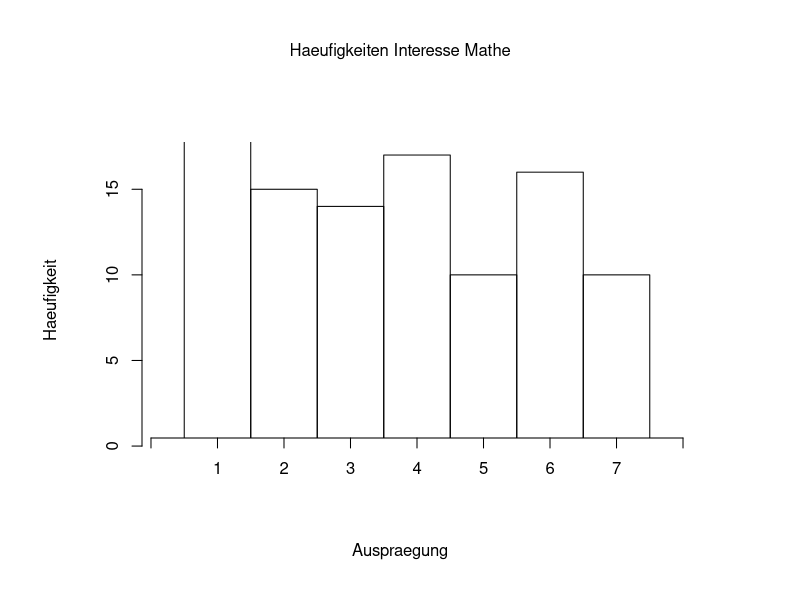
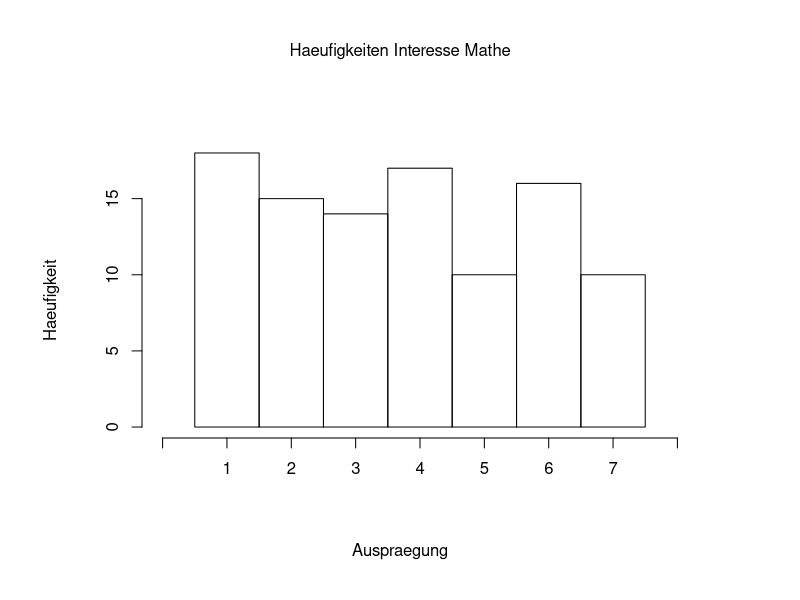
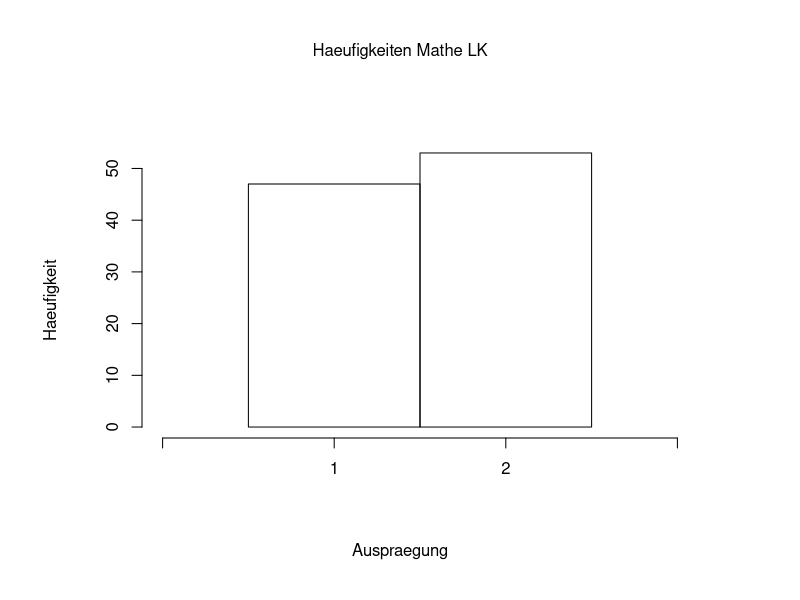
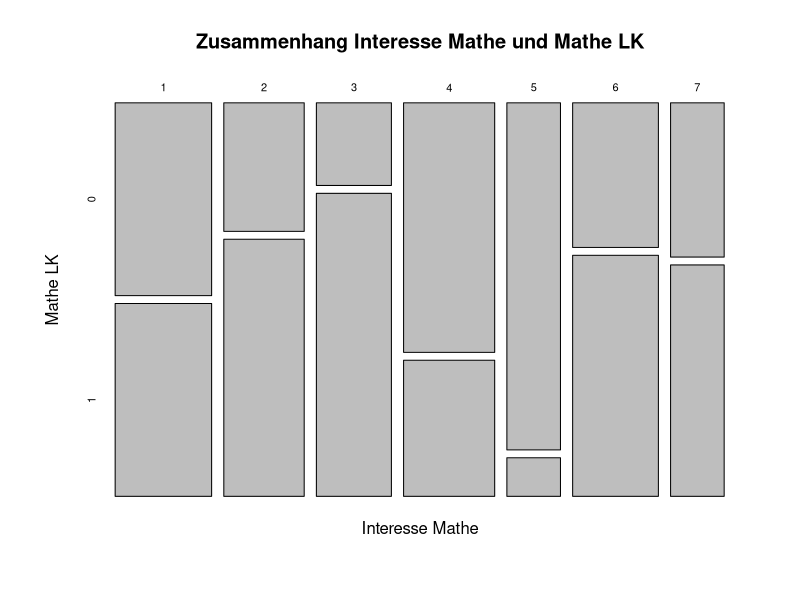
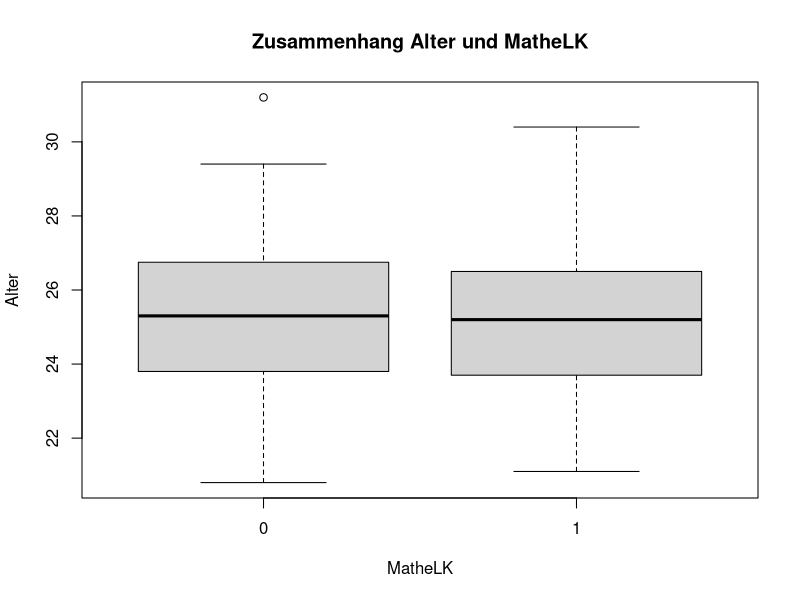
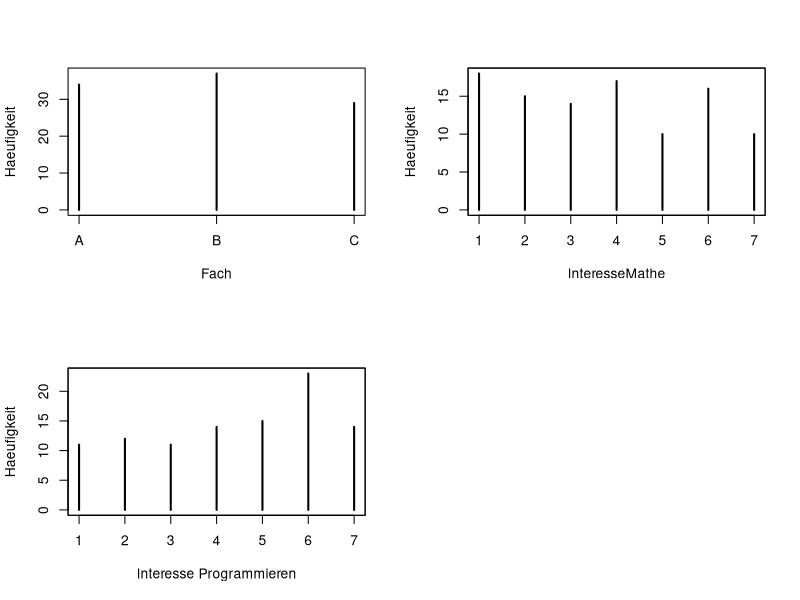

Reproduce these figures in R, in order. (Note: this script raises an error after producing the figures.)
#Hier die Funktionen zur Auswertung
test <- data.frame("alter"=round(rnorm(100, mean = 25,sd = 2),1),
                   "fach"=factor(sample(c("A", "B", "C"),100, rep=T)),
                   "IntMath" = factor(sample(1:7, 100, rep=T)),
                   "IntPro" = factor(sample(1:7, 100, rep=T)),
                   "MLK" = factor(sample(0:1, 100, rep=T))                   )

# (a) Eine Funktion, die verschiedene geeignete deskriptive Statistiken
# fuer metrische Variablen berechnet und ausgibt

metric <- function(v, name, boxpl=FALSE){
  if(boxpl){boxplot(v, xlab=name, main=paste("Auswertung", name))}
  return(c(summary(v), "Varianz"=var(v)))
}
#Test
metric(test$alter, "Alter")



# b) Eine Funktion, die verschiedene geeignete deskriptive Statistiken
# fuer kategoriale Variablen berechnet und ausgibt.
# Erstellt den Modus, die absolute Haeufigkeit und die relative Haeufigkeit.

kateg <- function(v, name, plot=TRUE){
  tab <- table(v)
  mod <- names(which(table(v)==max(table(v))))
  
  #Grafik
  if(plot){
    n <- length(levels(as.factor(v)))
    maH <- max(table(v))
    plot.new()
    plot.window(xlim=c(0,n+1), ylim=c(0,maH))
    par(oma=c(3,3,3,3))
    axis(1, at=0:(n+1), labels = c("",1:n,""))
    axis(2)
    rect(xleft=(1:n)-0.5, ybottom=0, xright=(1:n)+0.5, ytop=table(v))
    mtext(text=paste("Haeufigkeiten", name),side = 3, outer=TRUE)
    mtext("Auspraegung", 1, outer = TRUE)
    mtext("Haeufigkeit", 2, outer = TRUE)
  }
  return(list("Modus"=mod, "abs. Haeufigkeiten"=tab, "rel. Haeufigkeiten"=tab*(1/length(v))))
}
#Test
kateg(test$IntMath, "Interesse Mathe")

# (c) Eine Funktion, die geeignete deskriptive bivariate Statistiken fuer
# den Zusammenhang zwischen zwei kategorialen Variablen
# berechnet ausgibt.
# Erstellt die gemeinsame Haeufigkeit und die dazugehoerige relative 
# Haeufigkeit.

bivKateg <- function(v1, v2, name1, name2, plot){
  #einzelne Auswertungen
  cat("Auswewrtung der Variable v1", "\n")
  print(kateg(v1,name1))
  cat("--------------------------", "\n")
  cat("Auswertung der Variable v2", "\n")
  print(kateg(v2,name2))
  cat("--------------------------", "\n")
  
  #gemeinsame Haeufigkeiten
  tab <- table(v1, v2)
  rel_tab <- (1/min(c(length(v1), length(v2))))*tab
  
  #evtl noch Plot der gemeinsamen Haeufigkeiten
  if(plot){
    dev.off()
    plot(table(v1,v2), xlab=name1, ylab=name2, 
         main=paste("Zusammenhang", name1 ,"und", name2))
  }
  
  return(list("gemeinsame Haeufigkeiten"= tab, "rel. Haeufigkeiten"=rel_tab))
  
}

#Test
bivKateg(test$IntMath, test$MLK, "Interesse Mathe", "Mathe LK", TRUE)


# (d) Eine Funktion, die geeignete deskriptive bivariate Statistiken fuer
# den Zusammengang zwischen einer metrischen und einer
# dichotomen Variablen berechnet und ausgibt

bivMetDicho <- function(met, dic, nameMet, nameDic){
  boxplot(met ~ dic, xlab=nameDic, ylab=nameMet, 
          main=paste("Zusammenhang", nameMet, "und", nameDic))
  realisationen_von_dic = dic[which(duplicated(dic) == FALSE)]
  met1 = met[which(dic == realisationen_von_dic[1])]
  met2 = met[which(dic == realisationen_von_dic[2])]
  
  return(list("Realisationen_von_dic" = table(dic), "Erste_Realisation_von_dic" = metric(met1), 
              "Zweite_Realisation_von_dic" = metric(met2)))
}

#Test
bivMetDicho(met = test$alter, dic= test$MLK, "Alter", "MatheLK")


# (e) Eine Funktion, die eine mindestens ordinal skalierte Variable
# quantilbasiert kategorisiert (z.B. in niedrig, mittel, hoch)

quantKateg <- function(v){
  quantiles <- quantile(v, c(0.33,0.66))
  kat <- 0
  for(i in 1:length(v)){
    if(v[i]<=quantiles[1]){kat[i] <- "niedrig"}
    if(v[i]<=quantiles[2] && v[i]>quantiles[1]){kat[i] <- "mittel"}
    if(v[i]>quantiles[2]){kat[i] <- "hoch"}
  }
  return(kat)
}

#Test
quantKateg(test$alter)



# (f) Eine Funktion, die eine geeignete Visualisierung von drei oder vier
# kategorialen Variablen erstellt

visualize <- function(v1,v2,v3,v4="", name1, name2, name3, name4=""){
  par(mfrow=c(2,2))
  plot(table(v1), xlab=name1, ylab="Haeufigkeit")
  box()
  plot(table(v2), xlab=name2, ylab="Haeufigkeit")
  box()
  plot(table(v3), xlab=name3, ylab="Haeufigkeit")
  box()
  if(v4!=""){
    plot(table(v4), xlab=name4, ylab="Haeufigkeit")
    box()
    }
}

visualize(test$fach, test$IntMath, test$IntPro, test$MLK, 
          "Fach", "InteresseMathe", "Interesse Programmieren", "MatheLK")

# Freiwillig: weitere zur Deskription und Visualisierung geeignete
# Funktionen
